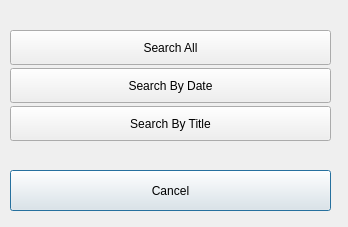
<?xml version="1.0" encoding="UTF-8"?>
<ui version="4.0">
 <class>SearchWindow</class>
 <widget class="QDialog" name="SearchWindow">
  <property name="geometry">
   <rect>
    <x>0</x>
    <y>0</y>
    <width>348</width>
    <height>227</height>
   </rect>
  </property>
  <property name="windowTitle">
   <string>Dialog</string>
  </property>
  <widget class="QStackedWidget" name="stackedWidget">
   <property name="geometry">
    <rect>
     <x>10</x>
     <y>10</y>
     <width>331</width>
     <height>211</height>
    </rect>
   </property>
   <property name="autoFillBackground">
    <bool>false</bool>
   </property>
   <property name="currentIndex">
    <number>0</number>
   </property>
   <widget class="QWidget" name="page">
    <widget class="QPushButton" name="cancel">
     <property name="geometry">
      <rect>
       <x>0</x>
       <y>160</y>
       <width>321</width>
       <height>41</height>
      </rect>
     </property>
     <property name="sizePolicy">
      <sizepolicy hsizetype="Minimum" vsizetype="Minimum">
       <horstretch>0</horstretch>
       <verstretch>0</verstretch>
      </sizepolicy>
     </property>
     <property name="text">
      <string>Cancel</string>
     </property>
    </widget>
    <widget class="QWidget" name="layoutWidget">
     <property name="geometry">
      <rect>
       <x>0</x>
       <y>20</y>
       <width>321</width>
       <height>111</height>
      </rect>
     </property>
     <layout class="QVBoxLayout" name="verticalLayout">
      <property name="spacing">
       <number>3</number>
      </property>
      <item>
       <widget class="QPushButton" name="byAll">
        <property name="sizePolicy">
         <sizepolicy hsizetype="Minimum" vsizetype="Minimum">
          <horstretch>0</horstretch>
          <verstretch>0</verstretch>
         </sizepolicy>
        </property>
        <property name="text">
         <string>Search All</string>
        </property>
       </widget>
      </item>
      <item>
       <widget class="QPushButton" name="byDate">
        <property name="sizePolicy">
         <sizepolicy hsizetype="Minimum" vsizetype="Minimum">
          <horstretch>0</horstretch>
          <verstretch>0</verstretch>
         </sizepolicy>
        </property>
        <property name="text">
         <string>Search By Date</string>
        </property>
       </widget>
      </item>
      <item>
       <widget class="QPushButton" name="byTitle">
        <property name="sizePolicy">
         <sizepolicy hsizetype="Minimum" vsizetype="Minimum">
          <horstretch>0</horstretch>
          <verstretch>0</verstretch>
         </sizepolicy>
        </property>
        <property name="text">
         <string>Search By Title</string>
        </property>
       </widget>
      </item>
     </layout>
    </widget>
   </widget>
   <widget class="QWidget" name="byDatePage">
    <widget class="QPushButton" name="searchButton">
     <property name="geometry">
      <rect>
       <x>210</x>
       <y>170</y>
       <width>121</width>
       <height>41</height>
      </rect>
     </property>
     <property name="text">
      <string>Search</string>
     </property>
    </widget>
    <widget class="QPushButton" name="backButton">
     <property name="geometry">
      <rect>
       <x>0</x>
       <y>180</y>
       <width>90</width>
       <height>29</height>
      </rect>
     </property>
     <property name="text">
      <string>Back</string>
     </property>
    </widget>
    <widget class="QPushButton" name="cancelButton">
     <property name="geometry">
      <rect>
       <x>0</x>
       <y>150</y>
       <width>90</width>
       <height>29</height>
      </rect>
     </property>
     <property name="text">
      <string>Cancel</string>
     </property>
    </widget>
    <widget class="QWidget" name="layoutWidget">
     <property name="geometry">
      <rect>
       <x>0</x>
       <y>30</y>
       <width>331</width>
       <height>67</height>
      </rect>
     </property>
     <layout class="QFormLayout" name="formLayout">
      <item row="0" column="0">
       <widget class="QLabel" name="searchDateLabel">
        <property name="text">
         <string>Search Date</string>
        </property>
       </widget>
      </item>
      <item row="1" column="0">
       <widget class="QCheckBox" name="byRangeCheck">
        <property name="text">
         <string>Search By Range</string>
        </property>
       </widget>
      </item>
      <item row="0" column="1">
       <widget class="QDateEdit" name="startDate"/>
      </item>
      <item row="1" column="1">
       <widget class="QDateEdit" name="endDate">
        <property name="dateTime">
         <datetime>
          <hour>10</hour>
          <minute>0</minute>
          <second>0</second>
          <year>2000</year>
          <month>1</month>
          <day>1</day>
         </datetime>
        </property>
       </widget>
      </item>
     </layout>
    </widget>
   </widget>
   <widget class="QWidget" name="byTitlePage">
    <widget class="QPushButton" name="cancelButton_2">
     <property name="geometry">
      <rect>
       <x>0</x>
       <y>150</y>
       <width>90</width>
       <height>29</height>
      </rect>
     </property>
     <property name="text">
      <string>Cancel</string>
     </property>
    </widget>
    <widget class="QPushButton" name="backButton_2">
     <property name="geometry">
      <rect>
       <x>0</x>
       <y>180</y>
       <width>90</width>
       <height>29</height>
      </rect>
     </property>
     <property name="text">
      <string>Back</string>
     </property>
    </widget>
    <widget class="QPushButton" name="searchButton_2">
     <property name="geometry">
      <rect>
       <x>210</x>
       <y>170</y>
       <width>121</width>
       <height>41</height>
      </rect>
     </property>
     <property name="text">
      <string>Search</string>
     </property>
    </widget>
    <widget class="QWidget" name="layoutWidget">
     <property name="geometry">
      <rect>
       <x>10</x>
       <y>30</y>
       <width>311</width>
       <height>30</height>
      </rect>
     </property>
     <layout class="QFormLayout" name="formLayout_2">
      <item row="0" column="0">
       <widget class="QLabel" name="titleLabel">
        <property name="text">
         <string>Title of Event</string>
        </property>
       </widget>
      </item>
      <item row="0" column="1">
       <widget class="QLineEdit" name="titleLineEdit"/>
      </item>
     </layout>
    </widget>
   </widget>
  </widget>
 </widget>
 <resources/>
 <connections/>
</ui>
